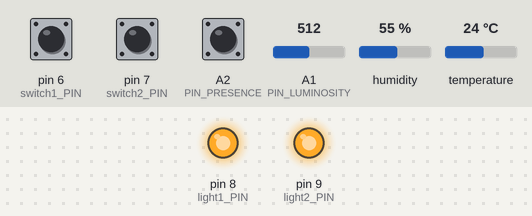
Recording of a sketch running on a simulated Arduino Uno, built with avr-gcc and run on an emulated ATmega328P. Shown: output pins drawn as LEDs (lit = HIGH). The inputs (shaded band) are chosen by the test bench; at power-on: pin 6 (switch1_PIN) HIGH, pin 7 (switch2_PIN) HIGH, A1 (PIN_LUMINOSITY) = 512, A2 (PIN_PRESENCE) HIGH, humidity 55 %, temperature 24 °C. What the sketch prints to the serial monitor is not drawn.

Above: at 1.2 s.
1.3 s: pin 6 (switch1_PIN) pulled LOW for 0.15 s
At 1.38 s:
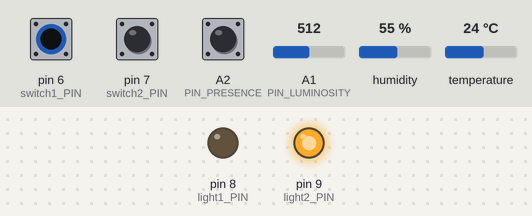
2.9 s: pin 7 (switch2_PIN) pulled LOW for 0.15 s
At 2.98 s:
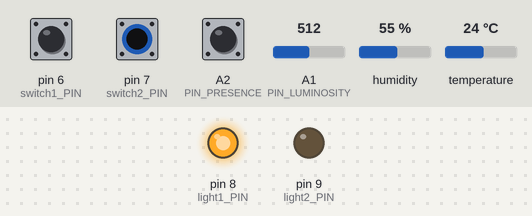
4.5 s: pin 6 (switch1_PIN) pulled LOW for 1 s
At 6.7 s:
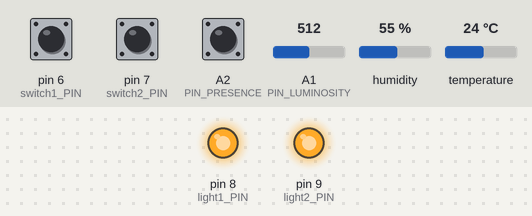
7.0 s: A1 (PIN_LUMINOSITY) set to 107
11.8 s: A1 (PIN_LUMINOSITY) set to 91
22.1 s: pin 7 (switch2_PIN) pulled LOW for 1 s
At 22.9 s:
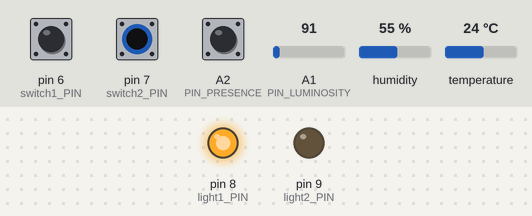
Timing chart, 0 to 25.1 s (numbered marks = the images above; inputs shaded):
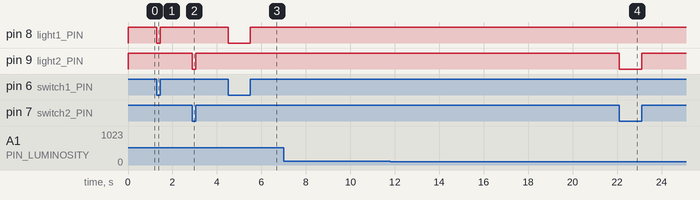

The sketch:

Arduino.ino
```cpp
#include <ArduinoJson.h>
#include <DHT.h>

//DHT variables
#define DHTPIN A0 // pino que estamos conectado
#define DHTTYPE DHT11 // DHT 11
DHT dht(DHTPIN, DHTTYPE);//Instance dht object

//Sensor pin
const int switch1_PIN = 6;
const int switch2_PIN = 7;
const int light1_PIN = 8;
const int light2_PIN = 9;
const int PIN_LUMINOSITY = A1;
const int PIN_PRESENCE = A2;

//Light values
int switch1 = 0;
int switch2 = 0;

//Sensor IDs
String light1ID = "xuglNeOB090txQR8CGUFRzDO4";
String light2ID = "nxMnT7LWL1X1vUH4qowm6To0f";
String temperatureID = "DfcGoUL0ekm3nHld05nO92aet";
String humidityID = "80zaKecCN3BHoySpqeyFKP6aq";
String luminosityID = "rajnlBHMTZTp7ExxR06OjjQyT";
String presenceID = "mf0Zl2dadFnz607ipnZ4MAqve";

//Delay time
long lastDebounceTime = 0;
long debounceDelay = 10000;


/*
===================================
      Communication Esp8266
===================================
*/


//Handle a message from esp
void handleMessage(){
  if(Serial.available()){
    String msg = String(Serial.read());

    if(!msg) return;

    StaticJsonDocument<2048> doc;
    deserializeJson(doc, msg);
  }
}


//Send a message to esp
void sendMessage(String deviceID, String value){
  StaticJsonDocument<256> doc;

  doc["deviceID"] = deviceID;
  doc["type"] = "read-sensor";
  doc["value"] = value;

  char out[256];
  serializeJson(doc, out);

  Serial.print(out);
}


/*
======================================
          Sensor Functions
======================================
*/


//Read sensors
void readSensors(){
  String temperature = readTemperature();
  sendMessage(temperatureID, temperature);

  String humdity = readHumidity();
  sendMessage(humidityID, humdity);

  String luminosity = readLuminosity();
  sendMessage(luminosityID, luminosity);

  String presence = readPresence();
  sendMessage(presenceID, presence);
}


//Read light switches
void readSwitches(){
  if(switch1 != digitalRead(switch1_PIN)){
    switch1 = !switch1;

    updateLightState(light1_PIN);
    sendMessage(light1ID, String(digitalRead(light1_PIN)));
  }

  if(switch2 != digitalRead(switch2_PIN)){
    switch2 = !switch2;

    updateLightState(light2_PIN);
    sendMessage(light2ID, String(digitalRead(light2_PIN)));
  }
}


//Update light state
void updateLightState(int light_pin){
  int newState = !digitalRead(light_pin);
  digitalWrite(light_pin,newState);
}


//Read temperature
String readTemperature()
{
  float t = dht.readTemperature();

  if (isnan(t)){
    return "0";
  }else{
    return String(t);
  }
}


//Read humidity
String readHumidity(){
  float h = dht.readHumidity();

  if (isnan(h)){
    return "0";
  }else{
    return String(h);
  }
}


//Read luminosity
String readLuminosity(){
  float v = analogRead(PIN_LUMINOSITY);

  if (isnan(v)){
    return "0";
  }else{
    return String(v);
  }
}


//Read presence
String readPresence(){
  bool p = digitalRead(PIN_PRESENCE);

  if (isnan(p)){
    return "0";
  }else{
    return String(p);
  }
}


/*
======================================
           Arduino Functions
======================================
*/


//Setup function
void setup(){
  pinMode(switch1_PIN, INPUT);
  pinMode(switch2_PIN, INPUT);
  pinMode(light1_PIN, OUTPUT);
  pinMode(light2_PIN, OUTPUT);
  pinMode(PIN_LUMINOSITY, INPUT);
  pinMode(PIN_PRESENCE, INPUT);

  Serial.begin(9600);
}


//Loop function
void loop(){
  handleMessage();
  readSwitches();

  if((millis() - lastDebounceTime) >= debounceDelay){
    readSensors();

    lastDebounceTime = millis();
  }
}
```

Measured:
- after the input at 1.3 s, pin 8 (light1_PIN): HIGH → LOW at once, → HIGH 0.15 s later
- after the input at 2.9 s, pin 9 (light2_PIN): HIGH → LOW at once, → HIGH 0.15 s later
- after the input at 4.5 s, pin 8 (light1_PIN): HIGH → LOW at once, → HIGH 1.0 s later
- after the input at 7.0 s, every drawn part: stays the same
- after the input at 11.8 s, every drawn part: stays the same
- after the input at 22.1 s, pin 9 (light2_PIN): HIGH → LOW at once, → HIGH 1.0 s later
